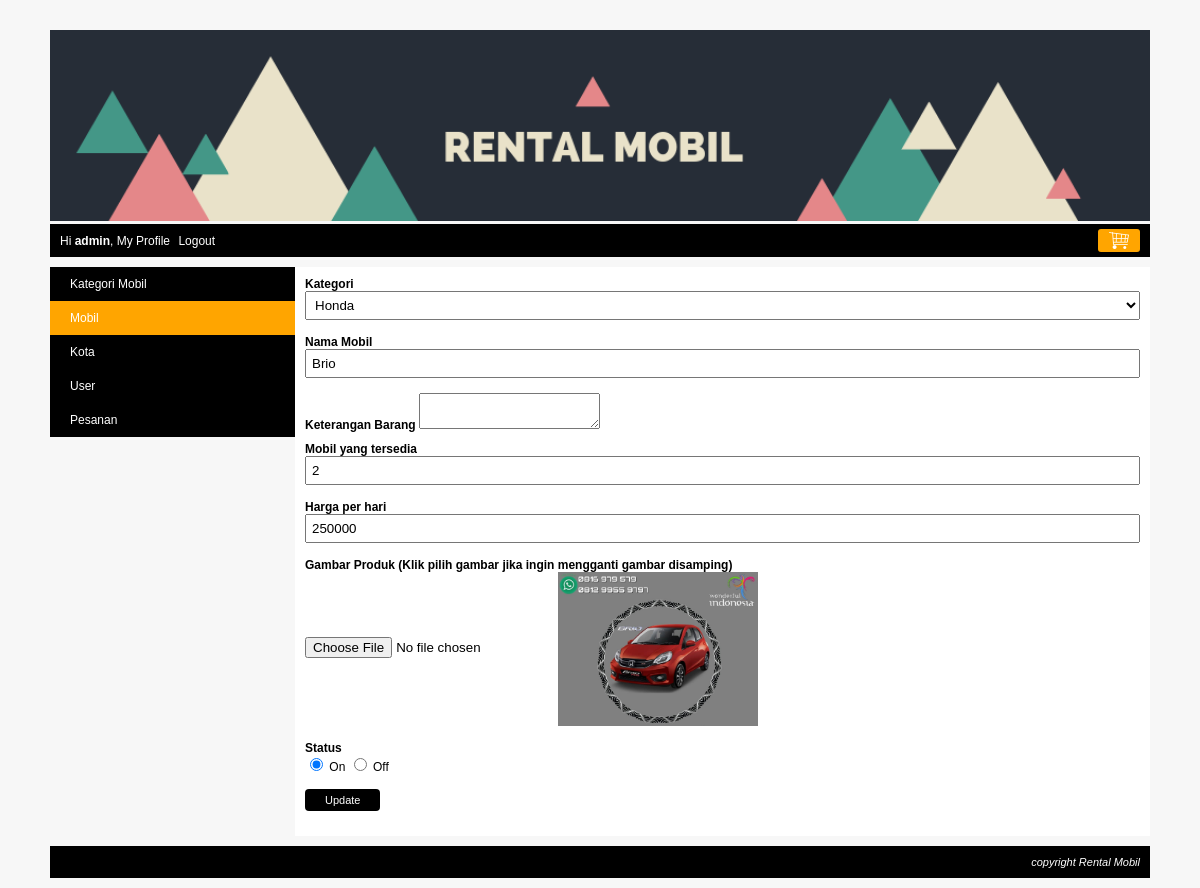
/index.php?page=my_profile&module=barang&action=form&barang_id=34 (signed in), run on the app's committed database.
### tables this page shows
CREATE TABLE `barang` (
  `barang_id` int(10) NOT NULL,
  `kategori_id` int(10) NOT NULL,
  `nama_barang` varchar(250) NOT NULL,
  `spesifikasi` text NOT NULL,
  `gambar` varchar(300) NOT NULL,
  `harga` int(10) NOT NULL,
  `stok` tinyint(1) NOT NULL,
  `status` enum('on','off') NOT NULL
);

### module/barang/form.php (the view, shortened to what this page needs)
<?php
	$barang_id = isset($_GET['barang_id']) ? $_GET['barang_id'] : false;
	$nama_barang = "";
	$kategori_id = "";
	$spesifikasi = "";
	$gambar = "";
	$stok = "";
	$harga = "";
	$status = "";
	$keterangan_gambar = "";
	$button = "Add";
	if($barang_id){
		$query = mysqli_query($koneksi, "SELECT * FROM barang WHERE barang_id='$barang_id'");
		$row = mysqli_fetch_assoc($query);
		$nama_barang = $row['nama_barang'];
		$kategori_id = $row['kategori_id'];
		$spesifikasi = $row['spesifikasi'];
		$gambar = $row['gambar'];
		$harga = $row['harga'];
		$stok = $row['stok'];
		$status = $row['status'];
		$button = "Update";
		$keterangan_gambar = "(Klik pilih gambar jika ingin mengganti gambar disamping)";
		$gambar = "<img src='".BASE_URL."images/barang/$gambar' style='width: 200px;vertical-align: middle;' />";
	}
?>
<form action="<?php echo BASE_URL."module/barang/action.php?barang_id=$barang_id"; ?>" method="POST" enctype="multipart/form-data">
	<div class="element-form">
		<label>Kategori</label>
		<span>
			<select name="kategori_id">
				<?php
					$query = mysqli_query($koneksi, "SELECT kategori_id, kategori FROM kategori WHERE status='on' ORDER BY kategori ASC");
					while($row=mysqli_fetch_assoc($query)){
						if($kategori_id == $row['kategori_id']){
							echo "<option value='$row[kategori_id]' selected='true'>$row[kategori]</option>";
						}else{
							echo "<option value='$row[kategori_id]'>$row[kategori]</option>";
						}
					}
				?>
			</select>
		</span>
	</div>
	<div class="element-form">
		<label>Nama Mobil</label>
		<span><input type="text" name="nama_barang" value="<?php echo $nama_barang ; ?>" /></span>
	</div>
	<div style="margin-bottom:10px;">
		<label style="font-weight:bold">Keterangan Barang</label>
		<span><textarea name="spesifikasi" id="editor" ><?php echo $spesifikasi ; ?></textarea></span>
	</div>
	<div class="element-form">
		<label>Mobil yang tersedia</label>
		<span><input type="text" name="stok" value="<?php echo $stok; ?>" /></span>
	</div>
	<div class="element-form">
		<label>Harga per hari</label>
		<span><input type="text" name="harga" value="<?php echo $harga; ?>" /></span>
	</div>
	<div class="element-form">
		<label>Gambar Produk <?php echo $keterangan_gambar; ?></label>
		<span><input type="file" name="file" /><?php echo $gambar; ?>
		</span>
	</div>
	<div class="element-form">
		<label>Status</label>
		<span>
			<input type="radio" name="status" value="on" <?php if($status == "on"){ echo "checked='true'"; } ?> /> On
			<input type="radio" name="status" value="off" <?php if($status == "off"){ echo "checked='true'"; } ?> /> Off
		</span>
	</div>
	<div class="element-form">
		<span><input type="submit" name="button" value="<?php echo $button; ?>" /></span>
	</div>
</form>

### css/style1.css (style rules this page uses)
body { font-family:arial; font-size:12px; color:black; background:#F7F7F7; margin:0px; }
.element-form { margin-bottom: 15px; }
.element-form label { display: block; font-weight: bold; }
.element-form span { display: block; }
.element-form span input[type="text"], .element-form span input[type="password"], .element-form span textarea, .element-form span select { width: 100%; padding: 5px; box-sizing: border-box; }
.element-form span input[type="submit"] { background: black; border: none; color: white; padding: 5px 20px; border-radius: 4px; font-size: 11px; cursor: pointer; }

### data on the page
barang: nama_barang "Brio", stok "2", harga "250000", gambar (picture), status "☑"

### other printed values
$nama "admin"
$keterangan_gambar "(Klik pilih gambar jika ingin mengganti gambar disamping)"
form field kategori_id "Honda"
